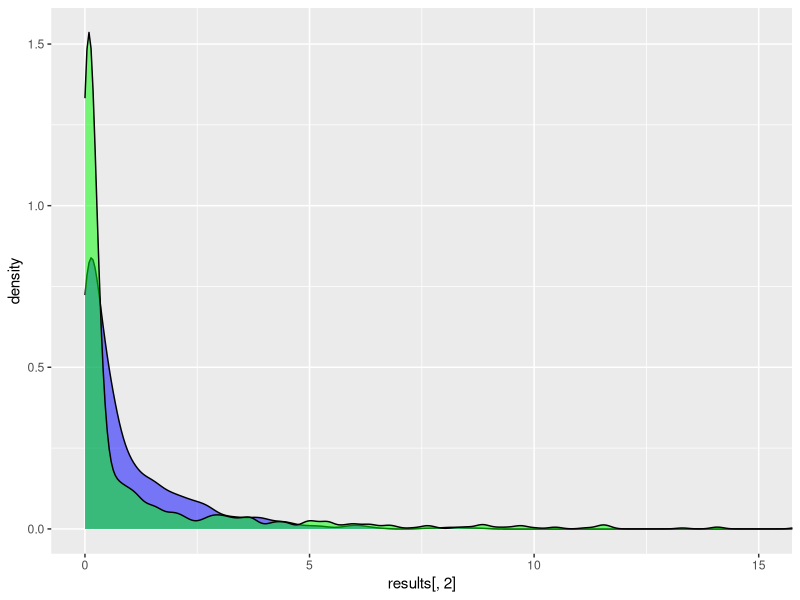

This chart was generated by the following R code:
library(readr)
library(ggplot2)
set.seed(1000)

d <- read_table("Chapter7data.txt", col_names = FALSE)

y <- as.numeric(unlist(d[, 1]))
N <- length(y)
X <- as.matrix(cbind(rep(1, N), d[, 2:4]))
Xr <- as.matrix(cbind(rep(1, N), d[, 2], d[, 3] + d[, 4]))

b <- c(0, 0.05, 0.05, 0.05) # let us start optimization there
b0 <- c(0, 0.1, 0.1, 0.1)
lambda0 <- exp(X %*% b0)

# unrestricted model
fn <- function(theta){
  - sum(dpois(y, lambda = exp(X[, 1] * theta[1] + X[, 2] * theta[2] + 
                                X[, 3] * theta[3] + X[, 4] * theta[4]), log = T))
}
optim <- nlm(fn, theta <- b, hessian = T) # optimization by hand
b_est <- c(optim$estimate)

lambda <- exp(X %*% b_est)
A <- - optim$hessian
A1 <- solve(A)

Vb <- - A1
seb <- sqrt(diag(Vb))

# restricted model
fnr <- function(theta){
  - sum(dpois(y, lambda = exp(Xr[, 1] * theta[1] + Xr[, 2] * theta[2] + 
                                Xr[, 3] * theta[3]), log = T))
}
optimr <- nlm(fnr, theta <- b[1:3], hessian = T) # optimization by hand
b_estr <- c(optimr$estimate)

lambdar <- exp(Xr %*% b_estr)
Ar <- - optimr$hessian
A1r <- solve(Ar)

Vbr <- - A1r / N
sebr <- sqrt(diag(Vbr))


LR <-  2 * (optimr$minimum - optim$minimum) # the minus is not in front as the log-likelihood is nonnegative
pchisq(LR, 1)



# Ex 1

r1 <- c(0, 0, 1, - 1)
w30 <- (b_est[3] - b_est[4])^2 / (r1 %*% Vb %*% r1)
1 - pchisq(w30, 1) # p-value of our statistic

# Ex 2

r2 <- c(0, 0, 1 / b_est[4], - b_est[3] / (b_est[4])^2)
w40 <- (b_est[3] / b_est[4] - 1)^2 / (r2 %*% Vb %*% r2)
1 - pchisq(w40, 1) # our p-value is much higher by simple hypothesis reformulation

# Ex 3

# score vector
s <- t(X) %*% (y - lambdar)

# Information matrix
I <- t(X) %*% apply(X, 2, '*', lambdar)
LM <- t(s) %*% solve(I) %*% s
1 - pchisq(LM, 1) # p-value, pretty much identical to w30

# Ex 4

# simulation of Wald test statistic
monte_carlo <- function(R){
  LR <- c() # for storing replication results
  w30 <- c()
  w40 <- c()
  LM <- c()
  
  for (i in 1:R){
    # data generation
    y <- rpois(N, lambda0)
    
    # unrestricted model
    fn <- function(theta){
      - sum(dpois(y, lambda = exp(X[, 1] * theta[1] + X[, 2] * theta[2] + 
                                    X[, 3] * theta[3] + X[, 4] * theta[4]), log = T))
    }
    optim <- nlm(fn, theta <- b, hessian = T)
    b_est <- c(optim$estimate)
    lambda <- exp(X * optim$estimate)
    A <- - optim$hessian
    A1 <- solve(A)
    VbML <- - A1
    
    # restricted model
    fnr <- function(theta){
      - sum(dpois(y, lambda = exp(Xr[, 1] * theta[1] + Xr[, 2] * theta[2] + 
                                    Xr[, 3] * theta[3]), log = T))
    }
    optimr <- nlm(fnr, theta <- b[1:3], hessian = T) # optimization by hand
    b_estr <- c(optimr$estimate)
    lambdar <- exp(Xr %*% optimr$estimate)
    Ar <- - optimr$hessian
    A1r <- solve(Ar)
    VbMLr <- - A1r
    
    # likelihood
    LR[i] <- 2 * (optimr$minimum - optim$minimum)
    # wald 1
    w30[i] <- (b_est[3] - b_est[4])^2 / (r1 %*% VbML %*% r1)
    # wald 2
    r2 <- c(0, 0, 1 / b_est[4], - b_est[3] / (b_est[4])^2)
    w40[i] <- (b_est[3] / b_est[4] - 1)^2 / (r2 %*% VbML %*% r2)
    # LM
    s <- t(X) %*% (y - lambdar)
    I <- t(X) %*% apply(X, 2, '*', lambdar)
    LM[i] <- t(s) %*% solve(I) %*% s
  }
  
  return(cbind(LR, w30, w40, LM))
}

results <- monte_carlo(1000)
c <- qchisq(0.95, 1)
stats <- apply(apply(results, 2, '>' , c), 2, mean)

ggplot(as.data.frame(results)) + 
  # geom_density(aes(x = results[, 1]), alpha = 0.5, fill = "indianred", color = "black") + 
  geom_density(aes(x = results[, 2]), alpha = 0.5, fill = "blue", color = "black") +
  geom_density(aes(x = results[, 3]), alpha = 0.5, fill = "green", color = "black") +
  # geom_density(aes(x = results[, 4]), alpha = 0.5, fill = "yellow", color = "black") + 
  coord_cartesian(xlim = c(0, 15))
  
# Ex 5
cv <- apply(results, 2, function(x) quantile(x, 0.95))

# Ex 6

# here we can also change the restrictions on the parameters, i.e. change our hypothesis
stats2 <- apply(apply(results, 2, '>' , cv), 2, mean)


